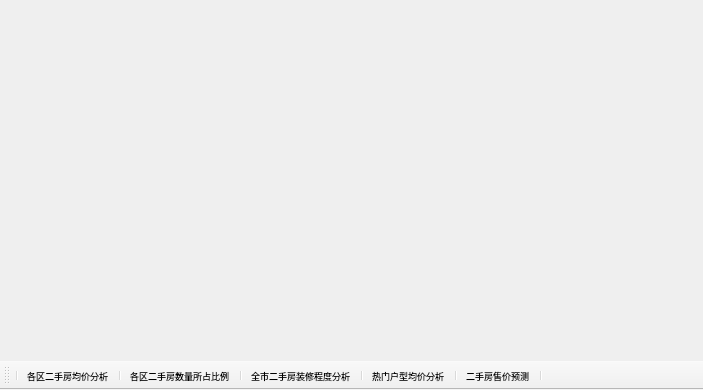
<?xml version="1.0" encoding="UTF-8"?>
<ui version="4.0">
 <class>MainWindow</class>
 <widget class="QMainWindow" name="MainWindow">
  <property name="geometry">
   <rect>
    <x>0</x>
    <y>0</y>
    <width>703</width>
    <height>390</height>
   </rect>
  </property>
  <property name="minimumSize">
   <size>
    <width>695</width>
    <height>390</height>
   </size>
  </property>
  <property name="maximumSize">
   <size>
    <width>710</width>
    <height>695</height>
   </size>
  </property>
  <property name="contextMenuPolicy">
   <enum>Qt::CustomContextMenu</enum>
  </property>
  <property name="windowTitle">
   <string>MainWindow</string>
  </property>
  <property name="toolButtonStyle">
   <enum>Qt::ToolButtonTextUnderIcon</enum>
  </property>
  <widget class="QWidget" name="centralwidget">
   <widget class="QLabel" name="label">
    <property name="geometry">
     <rect>
      <x>0</x>
      <y>0</y>
      <width>711</width>
      <height>321</height>
     </rect>
    </property>
    <property name="text">
     <string/>
    </property>
    <property name="pixmap">
     <pixmap>./img/背景图.png</pixmap>
    </property>
    <property name="scaledContents">
     <bool>true</bool>
    </property>
   </widget>
  </widget>
  <widget class="QToolBar" name="toolBar">
   <property name="acceptDrops">
    <bool>true</bool>
   </property>
   <property name="windowTitle">
    <string>toolBar</string>
   </property>
   <property name="iconSize">
    <size>
     <width>48</width>
     <height>48</height>
    </size>
   </property>
   <attribute name="toolBarArea">
    <enum>BottomToolBarArea</enum>
   </attribute>
   <attribute name="toolBarBreak">
    <bool>false</bool>
   </attribute>
   <addaction name="separator"/>
   <addaction name="btn_1"/>
   <addaction name="separator"/>
   <addaction name="btn_2"/>
   <addaction name="separator"/>
   <addaction name="btn_3"/>
   <addaction name="separator"/>
   <addaction name="btn_4"/>
   <addaction name="separator"/>
   <addaction name="btn_5"/>
   <addaction name="separator"/>
  </widget>
  <action name="btn_1">
   <property name="icon">
    <iconset>
     <normaloff>./img/图标-1.png</normaloff>./img/图标-1.png</iconset>
   </property>
   <property name="text">
    <string>各区二手房均价分析</string>
   </property>
   <property name="toolTip">
    <string>各区二手房均价分析</string>
   </property>
   <property name="font">
    <font>
     <pointsize>7</pointsize>
    </font>
   </property>
  </action>
  <action name="btn_2">
   <property name="icon">
    <iconset>
     <normaloff>./img/图标-2.png</normaloff>./img/图标-2.png</iconset>
   </property>
   <property name="text">
    <string>各区二手房数量所占比例</string>
   </property>
   <property name="toolTip">
    <string>各区二手房数量所占比例</string>
   </property>
   <property name="font">
    <font>
     <pointsize>7</pointsize>
    </font>
   </property>
  </action>
  <action name="btn_3">
   <property name="icon">
    <iconset>
     <normaloff>./img/图标-3.png</normaloff>./img/图标-3.png</iconset>
   </property>
   <property name="text">
    <string>全市二手房装修程度分析</string>
   </property>
   <property name="toolTip">
    <string>全市二手房装修程度分析</string>
   </property>
   <property name="font">
    <font>
     <pointsize>7</pointsize>
    </font>
   </property>
  </action>
  <action name="btn_4">
   <property name="icon">
    <iconset>
     <normaloff>./img/图标-4.png</normaloff>./img/图标-4.png</iconset>
   </property>
   <property name="text">
    <string>热门户型均价分析</string>
   </property>
   <property name="toolTip">
    <string>热门户型均价分析</string>
   </property>
   <property name="font">
    <font>
     <pointsize>7</pointsize>
    </font>
   </property>
  </action>
  <action name="btn_5">
   <property name="icon">
    <iconset>
     <normaloff>./img/图标-5.png</normaloff>./img/图标-5.png</iconset>
   </property>
   <property name="text">
    <string>二手房售价预测</string>
   </property>
   <property name="toolTip">
    <string>二手房售价预测</string>
   </property>
   <property name="font">
    <font>
     <pointsize>7</pointsize>
    </font>
   </property>
  </action>
 </widget>
 <resources/>
 <connections/>
</ui>
